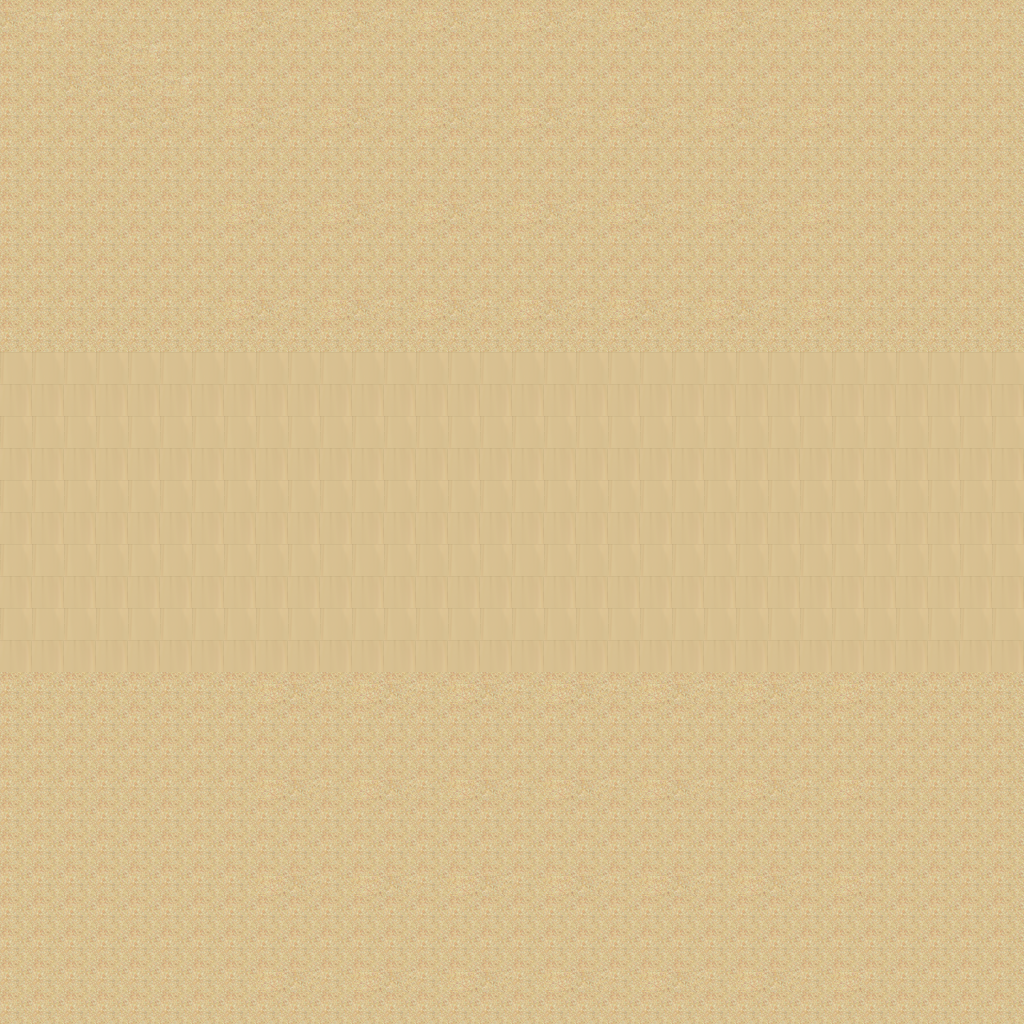

Tiled map render using the project's own tile images. Description and the map definition, with tile-layer contents summarised, below:
An orthogonal 32x32 tile map with 32x32 px tiles, 1 tile layer (Tile Layer 1).

<map version="1.0" orientation="orthogonal" renderorder="right-down" width="32" height="32" tilewidth="32" tileheight="32" nextobjectid="1">
 <tileset firstgid="1" name="desert_5" tilewidth="32" tileheight="32" tilecount="48">
  <image source="../Images/map/desert_5.png" width="256" height="192" />
 </tileset>
 <layer name="Tile Layer 1" width="32" height="32">
  <data>[1024 cells, 1024 non-empty, 16 distinct tile ids]</data>
 </layer>
</map>
